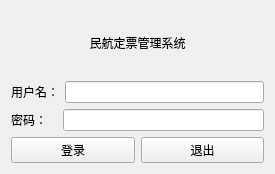
<?xml version="1.0" encoding="UTF-8"?>
<ui version="4.0">
 <class>Form</class>
 <widget class="QWidget" name="Form">
  <property name="geometry">
   <rect>
    <x>0</x>
    <y>0</y>
    <width>275</width>
    <height>174</height>
   </rect>
  </property>
  <property name="windowTitle">
   <string>民航定票管理系统</string>
  </property>
  <layout class="QGridLayout" name="gridLayout">
   <item row="0" column="0" colspan="2">
    <widget class="QLabel" name="label">
     <property name="text">
      <string>民航定票管理系统</string>
     </property>
     <property name="alignment">
      <set>Qt::AlignCenter</set>
     </property>
     <property name="indent">
      <number>0</number>
     </property>
    </widget>
   </item>
   <item row="1" column="0" colspan="2">
    <layout class="QHBoxLayout" name="horizontalLayout_3">
     <property name="sizeConstraint">
      <enum>QLayout::SetFixedSize</enum>
     </property>
     <item>
      <widget class="QLabel" name="label_2">
       <property name="text">
        <string>用户名：</string>
       </property>
      </widget>
     </item>
     <item>
      <widget class="QLineEdit" name="lineEdit"/>
     </item>
    </layout>
   </item>
   <item row="2" column="0" colspan="2">
    <layout class="QHBoxLayout" name="horizontalLayout_2">
     <property name="sizeConstraint">
      <enum>QLayout::SetFixedSize</enum>
     </property>
     <item>
      <widget class="QLabel" name="label_3">
       <property name="text">
        <string>密码：   </string>
       </property>
      </widget>
     </item>
     <item>
      <widget class="QLineEdit" name="lineEdit_2"/>
     </item>
    </layout>
   </item>
   <item row="3" column="0">
    <widget class="QPushButton" name="pushButton">
     <property name="text">
      <string>登录</string>
     </property>
    </widget>
   </item>
   <item row="3" column="1">
    <widget class="QPushButton" name="pushButton_2">
     <property name="text">
      <string>退出</string>
     </property>
    </widget>
   </item>
  </layout>
 </widget>
 <resources/>
 <connections/>
</ui>
